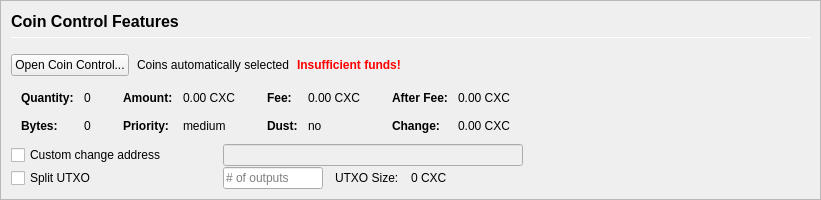
         <widget class="QFrame" name="frameCoinControl">
          <property name="sizePolicy">
           <sizepolicy hsizetype="Expanding" vsizetype="Expanding">
            <horstretch>0</horstretch>
            <verstretch>0</verstretch>
           </sizepolicy>
          </property>
          <property name="maximumSize">
           <size>
            <width>16777215</width>
            <height>16777215</height>
           </size>
          </property>
          <property name="frameShape">
           <enum>QFrame::StyledPanel</enum>
          </property>
          <property name="frameShadow">
           <enum>QFrame::Sunken</enum>
          </property>
          <layout class="QVBoxLayout" name="verticalLayoutCoinControl2">
           <property name="spacing">
            <number>0</number>
           </property>
           <property name="leftMargin">
            <number>0</number>
           </property>
           <property name="topMargin">
            <number>0</number>
           </property>
           <property name="rightMargin">
            <number>0</number>
           </property>
           <property name="bottomMargin">
            <number>0</number>
           </property>
           <item>
            <widget class="QFrame" name="frameCoinControl_BG">
             <layout class="QVBoxLayout" name="verticalLayoutCoinControl" stretch="0,0,0,0,0,0">
              <property name="spacing">
               <number>1</number>
              </property>
              <property name="leftMargin">
               <number>10</number>
              </property>
              <property name="topMargin">
               <number>10</number>
              </property>
              <item>
               <layout class="QHBoxLayout" name="horizontalLayoutCoinControl1">
                <property name="bottomMargin">
                 <number>15</number>
                </property>
                <item>
                 <layout class="QVBoxLayout" name="verticalLayout_3">
                  <property name="spacing">
                   <number>6</number>
                  </property>
                  <item>
                   <widget class="QLabel" name="labelCoinControlFeatures">
                    <property name="sizePolicy">
                     <sizepolicy hsizetype="Preferred" vsizetype="Maximum">
                      <horstretch>0</horstretch>
                      <verstretch>0</verstretch>
                     </sizepolicy>
                    </property>
                    <property name="minimumSize">
                     <size>
                      <width>0</width>
                      <height>20</height>
                     </size>
                    </property>
                    <property name="font">
                     <font>
                      <pointsize>12</pointsize>
                      <weight>75</weight>
                      <bold>true</bold>
                     </font>
                    </property>
                    <property name="styleSheet">
                     <string notr="true">font-weight:bold;</string>
                    </property>
                    <property name="text">
                     <string>Coin Control Features</string>
                    </property>
                   </widget>
                  </item>
                  <item>
                   <widget class="Line" name="line">
                    <property name="minimumSize">
                     <size>
                      <width>0</width>
                      <height>1</height>
                     </size>
                    </property>
                    <property name="maximumSize">
                     <size>
                      <width>16777215</width>
                      <height>1</height>
                     </size>
                    </property>
                    <property name="orientation">
                     <enum>Qt::Horizontal</enum>
                    </property>
                   </widget>
                  </item>
                 </layout>
                </item>
               </layout>
              </item>
              <item>
               <layout class="QHBoxLayout" name="horizontalLayoutCoinControl2" stretch="0,0,0,0">
                <property name="spacing">
                 <number>8</number>
                </property>
                <property name="bottomMargin">
                 <number>10</number>
                </property>
                <item>
                 <widget class="QPushButton" name="pushButtonCoinControl">
                  <property name="styleSheet">
                   <string notr="true"/>
                  </property>
                  <property name="text">
                   <string>Open Coin Control...</string>
                  </property>
                  <property name="autoDefault">
                   <bool>false</bool>
                  </property>
                 </widget>
                </item>
                <item>
                 <widget class="QLabel" name="labelCoinControlAutomaticallySelected">
                  <property name="text">
                   <string>Coins automatically selected</string>
                  </property>
                  <property name="margin">
                   <number>5</number>
                  </property>
                 </widget>
                </item>
                <item>
                 <widget class="QLabel" name="labelCoinControlInsuffFunds">
                  <property name="font">
                   <font>
                    <weight>75</weight>
                    <bold>true</bold>
                   </font>
                  </property>
                  <property name="styleSheet">
                   <string notr="true">color:red;font-weight:bold;</string>
                  </property>
                  <property name="text">
                   <string>Insufficient funds!</string>
                  </property>
                  <property name="margin">
                   <number>5</number>
                  </property>
                 </widget>
                </item>
                <item>
                 <spacer name="horizontalSpacerCoinControl">
                  <property name="orientation">
                   <enum>Qt::Horizontal</enum>
                  </property>
                  <property name="sizeHint" stdset="0">
                   <size>
                    <width>40</width>
                    <height>1</height>
                   </size>
                  </property>
                 </spacer>
                </item>
               </layout>
              </item>
              <item>
               <widget class="QWidget" name="widgetCoinControl" native="true">
                <property name="sizePolicy">
                 <sizepolicy hsizetype="Preferred" vsizetype="Preferred">
                  <horstretch>0</horstretch>
                  <verstretch>0</verstretch>
                 </sizepolicy>
                </property>
                <property name="minimumSize">
                 <size>
                  <width>0</width>
                  <height>0</height>
                 </size>
                </property>
                <property name="styleSheet">
                 <string notr="true"/>
                </property>
                <layout class="QHBoxLayout" name="horizontalLayoutCoinControl5">
                 <property name="leftMargin">
                  <number>0</number>
                 </property>
                 <property name="topMargin">
                  <number>0</number>
                 </property>
                 <property name="rightMargin">
                  <number>0</number>
                 </property>
                 <property name="bottomMargin">
                  <number>0</number>
                 </property>
                 <item>
                  <layout class="QHBoxLayout" name="horizontalLayoutCoinControl3" stretch="0,0,0,1">
                   <property name="spacing">
                    <number>20</number>
                   </property>
                   <property name="topMargin">
                    <number>0</number>
                   </property>
                   <property name="bottomMargin">
                    <number>10</number>
                   </property>
                   <item>
                    <layout class="QFormLayout" name="formLayoutCoinControl1">
                     <property name="horizontalSpacing">
                      <number>10</number>
                     </property>
                     <property name="verticalSpacing">
                      <number>14</number>
                     </property>
                     <property name="leftMargin">
                      <number>10</number>
                     </property>
                     <property name="topMargin">
                      <number>4</number>
                     </property>
                     <property name="rightMargin">
                      <number>6</number>
                     </property>
                     <item row="0" column="0">
                      <widget class="QLabel" name="labelCoinControlQuantityText">
                       <property name="font">
                        <font>
                         <weight>75</weight>
                         <bold>true</bold>
                        </font>
                       </property>
                       <property name="text">
                        <string>Quantity:</string>
                       </property>
                       <property name="margin">
                        <number>0</number>
                       </property>
                      </widget>
                     </item>
                     <item row="0" column="1">
                      <widget class="QLabel" name="labelCoinControlQuantity">
                       <property name="cursor">
                        <cursorShape>IBeamCursor</cursorShape>
                       </property>
                       <property name="contextMenuPolicy">
                        <enum>Qt::ActionsContextMenu</enum>
                       </property>
                       <property name="text">
                        <string notr="true">0</string>
                       </property>
                       <property name="margin">
                        <number>0</number>
                       </property>
                       <property name="textInteractionFlags">
                        <set>Qt::LinksAccessibleByMouse|Qt::TextSelectableByKeyboard|Qt::TextSelectableByMouse</set>
                       </property>
                      </widget>
                     </item>
                     <item row="1" column="0">
                      <widget class="QLabel" name="labelCoinControlBytesText">
                       <property name="font">
                        <font>
                         <weight>75</weight>
                         <bold>true</bold>
                        </font>
                       </property>
                       <property name="text">
                        <string>Bytes:</string>
                       </property>
                      </widget>
                     </item>
                     <item row="1" column="1">
                      <widget class="QLabel" name="labelCoinControlBytes">
                       <property name="cursor">
                        <cursorShape>IBeamCursor</cursorShape>
                       </property>
                       <property name="contextMenuPolicy">
                        <enum>Qt::ActionsContextMenu</enum>
                       </property>
                       <property name="text">
                        <string notr="true">0</string>
                       </property>
                       <property name="textInteractionFlags">
                        <set>Qt::LinksAccessibleByMouse|Qt::TextSelectableByKeyboard|Qt::TextSelectableByMouse</set>
                       </property>
                      </widget>
                     </item>
                    </layout>
                   </item>
                   <item>
                    <layout class="QFormLayout" name="formLayoutCoinControl2">
                     <property name="horizontalSpacing">
                      <number>10</number>
                     </property>
                     <property name="verticalSpacing">
                      <number>14</number>
                     </property>
                     <property name="leftMargin">
                      <number>6</number>
                     </property>
                     <property name="topMargin">
                      <number>4</number>
                     </property>
                     <property name="rightMargin">
                      <number>6</number>
                     </property>
                     <item row="0" column="0">
                      <widget class="QLabel" name="labelCoinControlAmountText">
                       <property name="font">
                        <font>
                         <weight>75</weight>
                         <bold>true</bold>
                        </font>
                       </property>
                       <property name="text">
                        <string>Amount:</string>
                       </property>
                       <property name="margin">
                        <number>0</number>
                       </property>
                      </widget>
                     </item>
                     <item row="0" column="1">
                      <widget class="QLabel" name="labelCoinControlAmount">
                       <property name="cursor">
                        <cursorShape>IBeamCursor</cursorShape>
                       </property>
                       <property name="contextMenuPolicy">
                        <enum>Qt::ActionsContextMenu</enum>
                       </property>
                       <property name="text">
                        <string notr="true">0.00 CXC</string>
                       </property>
                       <property name="textInteractionFlags">
                        <set>Qt::LinksAccessibleByMouse|Qt::TextSelectableByKeyboard|Qt::TextSelectableByMouse</set>
                       </property>
                      </widget>
                     </item>
                     <item row="1" column="0">
                      <widget class="QLabel" name="labelCoinControlPriorityText">
                       <property name="font">
                        <font>
                         <weight>75</weight>
                         <bold>true</bold>
                        </font>
                       </property>
                       <property name="text">
                        <string>Priority:</string>
                       </property>
                      </widget>
                     </item>
                     <item row="1" column="1">
                      <widget class="QLabel" name="labelCoinControlPriority">
                       <property name="cursor">
                        <cursorShape>IBeamCursor</cursorShape>
                       </property>
                       <property name="contextMenuPolicy">
                        <enum>Qt::ActionsContextMenu</enum>
                       </property>
                       <property name="text">
                        <string>medium</string>
                       </property>
                       <property name="textInteractionFlags">
                        <set>Qt::LinksAccessibleByMouse|Qt::TextSelectableByKeyboard|Qt::TextSelectableByMouse</set>
                       </property>
                      </widget>
                     </item>
                    </layout>
                   </item>
                   <item>
                    <layout class="QFormLayout" name="formLayoutCoinControl3">
                     <property name="horizontalSpacing">
                      <number>10</number>
                     </property>
                     <property name="verticalSpacing">
                      <number>14</number>
                     </property>
                     <property name="leftMargin">
                      <number>6</number>
                     </property>
                     <property name="topMargin">
                      <number>4</number>
                     </property>
                     <property name="rightMargin">
                      <number>6</number>
                     </property>
                     <item row="0" column="0">
                      <widget class="QLabel" name="labelCoinControlFeeText">
                       <property name="font">
                        <font>
                         <weight>75</weight>
                         <bold>true</bold>
                        </font>
                       </property>
                       <property name="text">
                        <string>Fee:</string>
                       </property>
                       <property name="margin">
                        <number>0</number>
                       </property>
                      </widget>
                     </item>
                     <item row="0" column="1">
                      <widget class="QLabel" name="labelCoinControlFee">
                       <property name="cursor">
                        <cursorShape>IBeamCursor</cursorShape>
                       </property>
                       <property name="contextMenuPolicy">
                        <enum>Qt::ActionsContextMenu</enum>
                       </property>
                       <property name="text">
                        <string notr="true">0.00 CXC</string>
                       </property>
                       <property name="textInteractionFlags">
                        <set>Qt::LinksAccessibleByMouse|Qt::TextSelectableByKeyboard|Qt::TextSelectableByMouse</set>
                       </property>
                      </widget>
                     </item>
                     <item row="1" column="0">
                      <widget class="QLabel" name="labelCoinControlLowOutputText">
                       <property name="font">
                        <font>
                         <weight>75</weight>
                         <bold>true</bold>
                        </font>
                       </property>
                       <property name="text">
                        <string>Dust:</string>
                       </property>
                      </widget>
                     </item>
                     <item row="1" column="1">
                      <widget class="QLabel" name="labelCoinControlLowOutput">
                       <property name="cursor">
                        <cursorShape>IBeamCursor</cursorShape>
                       </property>
                       <property name="contextMenuPolicy">
                        <enum>Qt::ActionsContextMenu</enum>
                       </property>
                       <property name="text">
                        <string>no</string>
                       </property>
                       <property name="textInteractionFlags">
                        <set>Qt::LinksAccessibleByMouse|Qt::TextSelectableByKeyboard|Qt::TextSelectableByMouse</set>
                       </property>
                      </widget>
                     </item>
                    </layout>
                   </item>
                   <item>
                    <layout class="QFormLayout" name="formLayoutCoinControl4">
                     <property name="horizontalSpacing">
                      <number>10</number>
                     </property>
                     <property name="verticalSpacing">
                      <number>14</number>
                     </property>
                     <property name="leftMargin">
                      <number>6</number>
                     </property>
                     <property name="topMargin">
                      <number>4</number>
                     </property>
                     <property name="rightMargin">
                      <number>6</number>
                     </property>
                     <item row="0" column="0">
                      <widget class="QLabel" name="labelCoinControlAfterFeeText">
                       <property name="font">
                        <font>
                         <weight>75</weight>
                         <bold>true</bold>
                        </font>
                       </property>
                       <property name="text">
                        <string>After Fee:</string>
                       </property>
                       <property name="margin">
                        <number>0</number>
                       </property>
                      </widget>
                     </item>
                     <item row="0" column="1">
                      <widget class="QLabel" name="labelCoinControlAfterFee">
                       <property name="cursor">
                        <cursorShape>IBeamCursor</cursorShape>
                       </property>
                       <property name="contextMenuPolicy">
                        <enum>Qt::ActionsContextMenu</enum>
                       </property>
                       <property name="text">
                        <string notr="true">0.00 CXC</string>
                       </property>
                       <property name="textInteractionFlags">
                        <set>Qt::LinksAccessibleByMouse|Qt::TextSelectableByKeyboard|Qt::TextSelectableByMouse</set>
                       </property>
                      </widget>
                     </item>
                     <item row="1" column="0">
                      <widget class="QLabel" name="labelCoinControlChangeText">
                       <property name="font">
                        <font>
                         <weight>75</weight>
                         <bold>true</bold>
                        </font>
                       </property>
                       <property name="text">
                        <string>Change:</string>
                       </property>
                      </widget>
                     </item>
                     <item row="1" column="1">
                      <widget class="QLabel" name="labelCoinControlChange">
                       <property name="cursor">
                        <cursorShape>IBeamCursor</cursorShape>
                       </property>
                       <property name="contextMenuPolicy">
                        <enum>Qt::ActionsContextMenu</enum>
                       </property>
                       <property name="text">
                        <string notr="true">0.00 CXC</string>
                       </property>
                       <property name="textInteractionFlags">
                        <set>Qt::LinksAccessibleByMouse|Qt::TextSelectableByKeyboard|Qt::TextSelectableByMouse</set>
                       </property>
                      </widget>
                     </item>
                    </layout>
                   </item>
                  </layout>
                 </item>
                </layout>
               </widget>
              </item>
              <item>
               <layout class="QHBoxLayout" name="horizontalLayoutCoinControl4">
                <property name="spacing">
                 <number>12</number>
                </property>
                <property name="sizeConstraint">
                 <enum>QLayout::SetDefaultConstraint</enum>
                </property>
                <property name="topMargin">
                 <number>0</number>
                </property>
                <property name="rightMargin">
                 <number>0</number>
                </property>
                <item>
                 <widget class="QCheckBox" name="checkBoxCoinControlChange">
                  <property name="sizePolicy">
                   <sizepolicy hsizetype="Preferred" vsizetype="Preferred">
                    <horstretch>0</horstretch>
                    <verstretch>0</verstretch>
                   </sizepolicy>
                  </property>
                  <property name="minimumSize">
                   <size>
                    <width>200</width>
                    <height>0</height>
                   </size>
                  </property>
                  <property name="maximumSize">
                   <size>
                    <width>200</width>
                    <height>16777215</height>
                   </size>
                  </property>
                  <property name="toolTip">
                   <string>If this is activated, but the change address is empty or invalid, change will be sent to a newly generated address.</string>
                  </property>
                  <property name="text">
                   <string>Custom change address</string>
                  </property>
                 </widget>
                </item>
                <item>
                 <widget class="QValidatedLineEdit" name="lineEditCoinControlChange">
                  <property name="enabled">
                   <bool>false</bool>
                  </property>
                  <property name="sizePolicy">
                   <sizepolicy hsizetype="Preferred" vsizetype="Preferred">
                    <horstretch>0</horstretch>
                    <verstretch>0</verstretch>
                   </sizepolicy>
                  </property>
                  <property name="minimumSize">
                   <size>
                    <width>300</width>
                    <height>0</height>
                   </size>
                  </property>
                 </widget>
                </item>
                <item>
                 <widget class="QLabel" name="labelCoinControlChangeLabel">
                  <property name="sizePolicy">
                   <sizepolicy hsizetype="Preferred" vsizetype="Preferred">
                    <horstretch>0</horstretch>
                    <verstretch>0</verstretch>
                   </sizepolicy>
                  </property>
                  <property name="minimumSize">
                   <size>
                    <width>100</width>
                    <height>0</height>
                   </size>
                  </property>
                  <property name="text">
                   <string/>
                  </property>
                  <property name="margin">
                   <number>3</number>
                  </property>
                 </widget>
                </item>
               </layout>
              </item>
              <item>
               <layout class="QHBoxLayout" name="horizontalLayoutCoinControl6">
                <property name="spacing">
                 <number>12</number>
                </property>
                <property name="rightMargin">
                 <number>0</number>
                </property>
                <item>
                 <widget class="QCheckBox" name="splitBlockCheckBox">
                  <property name="sizePolicy">
                   <sizepolicy hsizetype="Preferred" vsizetype="Preferred">
                    <horstretch>0</horstretch>
                    <verstretch>0</verstretch>
                   </sizepolicy>
                  </property>
                  <property name="minimumSize">
                   <size>
                    <width>200</width>
                    <height>0</height>
                   </size>
                  </property>
                  <property name="maximumSize">
                   <size>
                    <width>200</width>
                    <height>16777215</height>
                   </size>
                  </property>
                  <property name="text">
                   <string>Split UTXO</string>
                  </property>
                 </widget>
                </item>
                <item>
                 <widget class="QLineEdit" name="splitBlockLineEdit">
                  <property name="sizePolicy">
                   <sizepolicy hsizetype="Preferred" vsizetype="Preferred">
                    <horstretch>50</horstretch>
                    <verstretch>0</verstretch>
                   </sizepolicy>
                  </property>
                  <property name="minimumSize">
                   <size>
                    <width>100</width>
                    <height>0</height>
                   </size>
                  </property>
                  <property name="maximumSize">
                   <size>
                    <width>100</width>
                    <height>16777215</height>
                   </size>
                  </property>
                  <property name="placeholderText">
                   <string># of outputs</string>
                  </property>
                 </widget>
                </item>
                <item>
                 <widget class="QLabel" name="labelBlockSizeText">
                  <property name="text">
                   <string>UTXO Size:</string>
                  </property>
                 </widget>
                </item>
                <item>
                 <widget class="QLabel" name="labelBlockSize">
                  <property name="text">
                   <string>0 CXC</string>
                  </property>
                 </widget>
                </item>
                <item>
                 <spacer name="horizontalSpacer_7">
                  <property name="orientation">
                   <enum>Qt::Horizontal</enum>
                  </property>
                  <property name="sizeHint" stdset="0">
                   <size>
                    <width>40</width>
                    <height>20</height>
                   </size>
                  </property>
                 </spacer>
                </item>
               </layout>
              </item>
              <item>
               <spacer name="verticalSpacerCoinControl">
                <property name="orientation">
                 <enum>Qt::Vertical</enum>
                </property>
                <property name="sizeHint" stdset="0">
                 <size>
                  <width>800</width>
                  <height>1</height>
                 </size>
                </property>
               </spacer>
              </item>
             </layout>
            </widget>
           </item>
          </layout>
         </widget>
